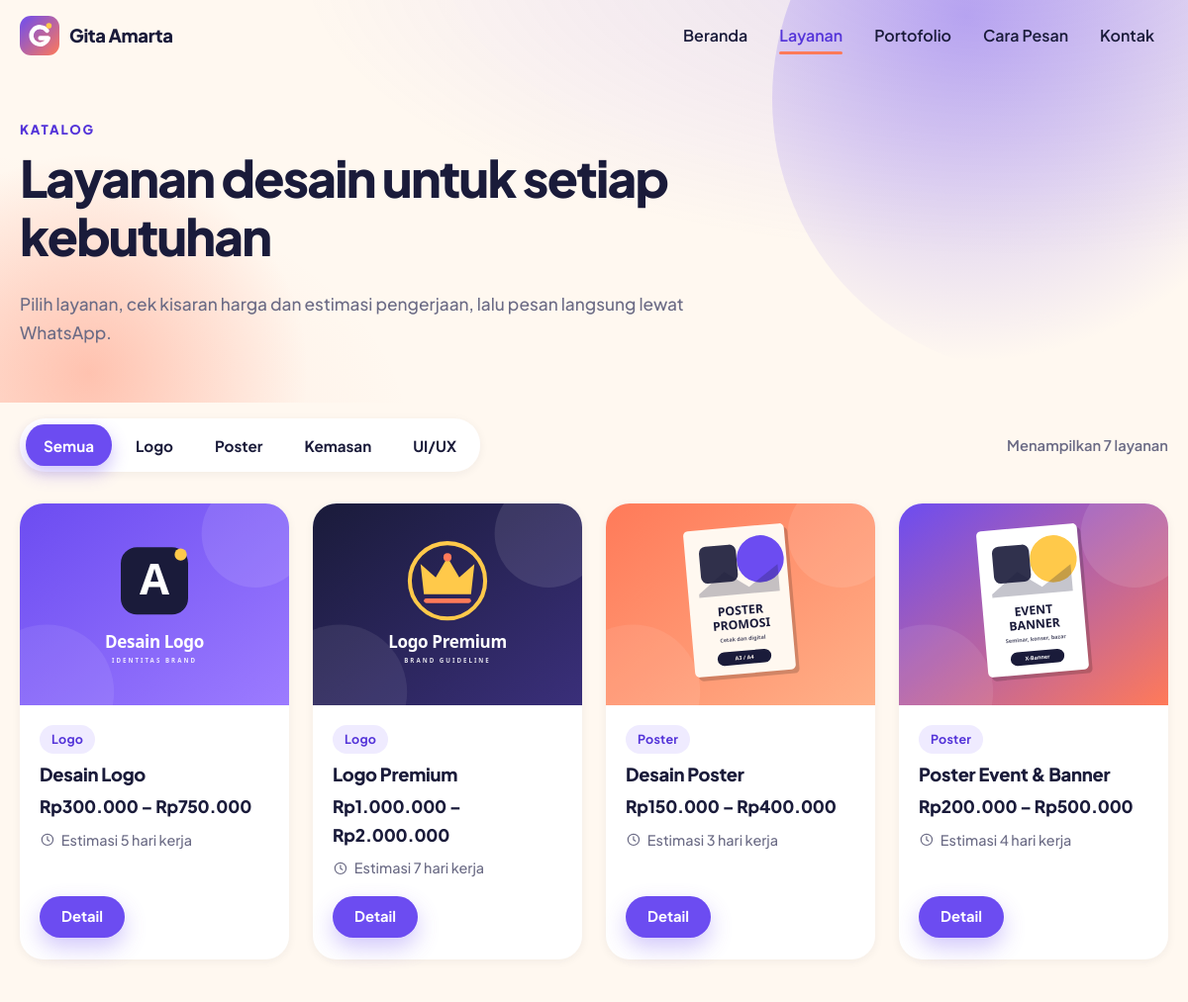
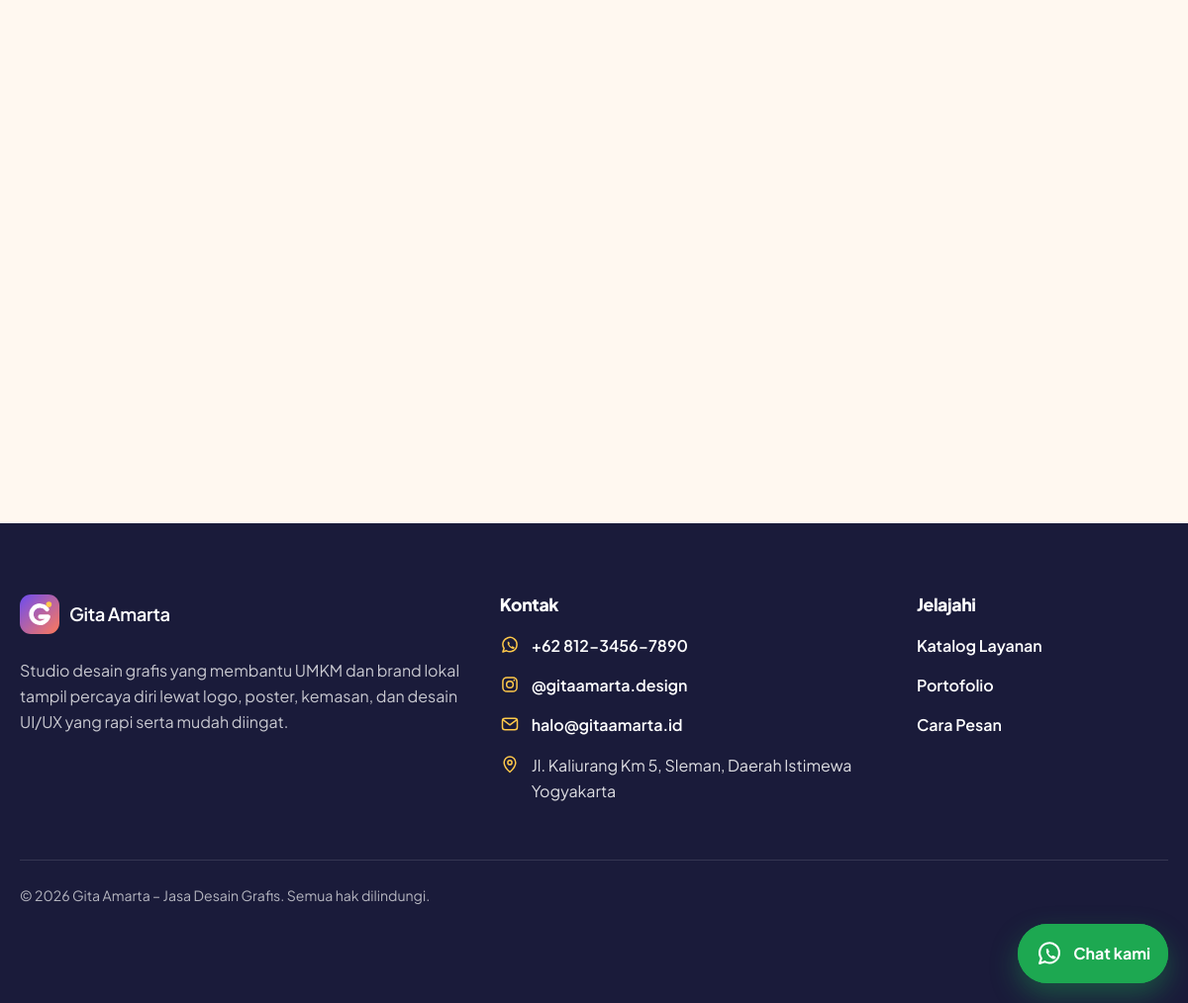
/layanan.php, run on the app's committed database (2 pictures, top to bottom).
### tables this page shows
CREATE TABLE profil_usaha (
  id_profil   INT UNSIGNED NOT NULL AUTO_INCREMENT,
  nama_usaha  VARCHAR(100) NOT NULL,
  deskripsi   TEXT         NULL,
  no_whatsapp VARCHAR(20)  NOT NULL COMMENT 'Format internasional tanpa +, contoh 6281234567890',
  email       VARCHAR(100) NULL,
  instagram   VARCHAR(100) NULL COMMENT 'Username tanpa @',
  alamat      TEXT         NULL,
  PRIMARY KEY (id_profil)
);

CREATE TABLE kategori (
  id_kategori   INT UNSIGNED NOT NULL AUTO_INCREMENT,
  nama_kategori VARCHAR(50)  NOT NULL,
  deskripsi     TEXT         NULL,
  PRIMARY KEY (id_kategori)
);

CREATE TABLE layanan (
  id_layanan    INT UNSIGNED NOT NULL AUTO_INCREMENT,
  id_kategori   INT UNSIGNED NOT NULL,
  nama_layanan  VARCHAR(100) NOT NULL,
  deskripsi     TEXT         NULL,
  harga_min     INT          NOT NULL DEFAULT 0,
  harga_max     INT          NOT NULL DEFAULT 0,
  estimasi_hari INT          NOT NULL DEFAULT 1,
  gambar        VARCHAR(255) NULL,
  status        ENUM('aktif','nonaktif') NOT NULL DEFAULT 'aktif',
  PRIMARY KEY (id_layanan),
  KEY idx_layanan_kategori (id_kategori),
  KEY idx_layanan_status (status),
  CONSTRAINT fk_layanan_kategori
    FOREIGN KEY (id_kategori) REFERENCES kategori (id_kategori)
    ON UPDATE CASCADE ON DELETE RESTRICT
);

### layanan.php (the view, shortened to what the rows shown need)
<?php
require_once __DIR__ . '/includes/functions.php';
$daftarKategori = getSemuaKategori();
$daftarLayanan  = getLayananAktif();
$idKategoriAktif = ambilIdDariUrl('kategori');
require __DIR__ . '/includes/header.php';
?>
<section class="page-hero">
    <div class="container">
        <h1 class="page-title hero-anim" style="--d: 80ms">Layanan desain untuk setiap kebutuhan</h1>
    </div>
</section>
<section class="section section--compact">
    <div class="container">
        <div class="filter-bar">
            <nav class="filter" aria-label="Filter kategori layanan" data-filter-group="daftar-layanan">
                <a class="chip<?= $idKategoriAktif === null ? ' is-active' : '' ?>" href="layanan.php"
                   data-filter="semua"<?= $idKategoriAktif === null ? ' aria-current="true"' : '' ?>>Semua</a>
                <?php foreach ($daftarKategori as $kategori): ?>
                    <?php $aktif = (int) $kategori['id_kategori'] === $idKategoriAktif; ?>
                    <a class="chip<?= $aktif ? ' is-active' : '' ?>"
                       href="layanan.php?kategori=<?= e($kategori['id_kategori']) ?>"
                       data-filter="<?= e($kategori['id_kategori']) ?>"<?= $aktif ? ' aria-current="true"' : '' ?>>
                        <?= e($kategori['nama_kategori']) ?>
                    </a>
                <?php endforeach; ?>
            </nav>
        </div>
        <div class="card-grid" id="daftar-layanan">
            <?php foreach ($daftarLayanan as $layanan): ?>
                <?php $cocok = $idKategoriAktif === null || (int) $layanan['id_kategori'] === $idKategoriAktif; ?>
                <article class="card reveal" data-kategori="<?= e($layanan['id_kategori']) ?>"<?= $cocok ? '' : ' hidden' ?>>
                    <div class="card-media">
                        <img src="<?= e(urlGambar($layanan['gambar'])) ?>" alt="<?= e($layanan['nama_layanan']) ?>"
                             width="800" height="600" loading="lazy">
                    </div>
                    <div class="card-body">
                        <span class="tag"><?= e($layanan['nama_kategori']) ?></span>
                        <h2 class="card-title">
                            <a href="detail.php?id=<?= e($layanan['id_layanan']) ?>"><?= e($layanan['nama_layanan']) ?></a>
                        </h2>
                        <p class="price"><?= e(formatKisaranHarga((int) $layanan['harga_min'], (int) $layanan['harga_max'])) ?></p>
                        <p class="card-meta"><?= ikon('jam') ?> Estimasi <?= e($layanan['estimasi_hari']) ?> hari kerja</p>
                        <a class="btn btn-primary btn-sm card-action" href="detail.php?id=<?= e($layanan['id_layanan']) ?>"
                           aria-label="Detail <?= e($layanan['nama_layanan']) ?>">Detail</a>
                    </div>
                </article>
            <?php endforeach; ?>
        </div>
    </div>
</section>
<?php require __DIR__ . '/includes/footer.php'; ?>

### includes/header.php (shortened to what the rows shown need)
<?php
require_once __DIR__ . '/functions.php';
$profil           = getProfilUsaha();
$tampilan         = getTampilan();
?>
<!doctype html>
<html lang="id">
<head>
    <link rel="stylesheet" href="<?= e(urlAset('assets/css/style.css')) ?>">
</head>
<body>
<header class="site-header" data-header>
    <div class="container nav-bar">
        <a class="brand" href="index.php" aria-label="<?= e($profil['nama_usaha']) ?> – ke beranda">
            <img src="<?= e(urlLogo()) ?>" width="40" height="40" alt="">
            <span><?= e($profil['nama_usaha']) ?></span>
        </a>
    </div>
</header>
<main id="konten">

### includes/functions.php (shortened to what the rows shown need)
<?php
require_once __DIR__ . '/../config/database.php';
function e(mixed $nilai): string
{
    return htmlspecialchars((string) $nilai, ENT_QUOTES | ENT_SUBSTITUTE, 'UTF-8');
}
function formatRupiah(int $angka): string
{
    return 'Rp' . number_format($angka, 0, ',', '.');
}
function formatKisaranHarga(int $min, int $max): string
{
    return formatRupiah($min) . ' – ' . formatRupiah($max);
}
function urlAset(string $path, string $folderHalaman = __DIR__ . '/..'): string
{
    $file = $folderHalaman . '/' . $path;
    return $path . '?v=' . (is_file($file) ? filemtime($file) : 0);
}
function urlGambar(?string $namaFile): string
{
    $namaFile = basename((string) $namaFile);
    return 'assets/img/' . rawurlencode($namaFile);
}
function linkWhatsApp(string $nomor, string $pesan = ''): string
{
    $nomor = preg_replace('/\D/', '', $nomor);
    $url   = 'https://wa.me/' . $nomor;
    if ($pesan !== '') {
        $url .= '?text=' . rawurlencode($pesan);
    }
    return $url;
}
function formatNomorTampil(string $nomor): string
{
    $nomor = preg_replace('/\D/', '', $nomor);
    $sisa = substr($nomor, 2);
    return '+62 ' . substr($sisa, 0, 3) . '-' . substr($sisa, 3, 4) . '-' . substr($sisa, 7);
}
function ambilIdDariUrl(string $nama): ?int
{
    $nilai = filter_input(INPUT_GET, $nama, FILTER_VALIDATE_INT, ['options' => ['min_range' => 1]]);
    return is_int($nilai) ? $nilai : null;
}
function ikon(string $nama): string
{
    $path = [
        'whatsapp' => '<path d="M20.5 11.6a8.5 8.5 0 0 1-12.6 7.4L3.5 20.5l1.5-4.3a8.5 8.5 0 1 1 15.5-4.6z"/><path d="M9 8.6c.2-.5.5-.6.9-.6h.6c.2 0 .4.1.5.4l.8 1.8c.1.2 0 .5-.1.7l-.6.7c.6 1.2 1.6 2.2 2.8 2.8l.7-.6c.2-.2.5-.2.7-.1l1.8.8c.3.1.4.3.4.5v.6c0 .4-.1.7-.6.9-.6.3-1.6.4-2.9-.2a9 9 0 0 1-4.2-4.2c-.6-1.3-.5-2.3-.2-2.9z" fill="currentColor" stroke="none"/>',
        'instagram' => '<rect x="3.5" y="3.5" width="17" height="17" rx="5"/><circle cx="12" cy="12" r="4"/><circle cx="17.2" cy="6.8" r="1" fill="currentColor" stroke="none"/>',
        'email'     => '<rect x="3" y="5" width="18" height="14" rx="3"/><path d="m4 7 8 6 8-6"/>',
        'lokasi'    => '<path d="M12 21s-7-6.2-7-11.5a7 7 0 0 1 14 0C19 14.8 12 21 12 21z"/><circle cx="12" cy="9.5" r="2.5"/>',
        'jam'       => '<circle cx="12" cy="12" r="8.5"/><path d="M12 7.5V12l3 2"/>',
        'tag'       => '<path d="M3.5 12.6V4.5a1 1 0 0 1 1-1h8.1l7.9 7.9a1.5 1.5 0 0 1 0 2.1l-6 6a1.5 1.5 0 0 1-2.1 0z"/><circle cx="8.5" cy="8.5" r="1.5"/>',
        'panah'     => '<path d="M5 12h14M13 6l6 6-6 6"/>',
        'klip'      => '<path d="m20 11.5-8.2 8.2a5 5 0 0 1-7-7l8.5-8.5a3.3 3.3 0 0 1 4.7 4.7l-8.5 8.5a1.7 1.7 0 0 1-2.4-2.4l7.8-7.8"/>',
        'peringatan'=> '<circle cx="12" cy="12" r="9"/><path d="M12 7.5v5.5"/><circle cx="12" cy="16.3" r="1" fill="currentColor" stroke="none"/>',
        'perbesar'  => '<circle cx="11" cy="11" r="6.5"/><path d="m20 20-4.4-4.4M11 8.5v5M8.5 11h5"/>',
    ][$nama] ?? '';
    return '<svg class="icon" viewBox="0 0 24 24" width="24" height="24" fill="none" stroke="currentColor" '
        . 'stroke-width="1.8" stroke-linecap="round" stroke-linejoin="round" aria-hidden="true" focusable="false">'
        . $path . '</svg>';
}
function getProfilUsaha(): array
{
    static $profil = null;
    if ($profil === null) {
        $stmt = getKoneksi()->prepare(
            'SELECT id_profil, nama_usaha, deskripsi, no_whatsapp, email, instagram, alamat
             FROM profil_usaha
             ORDER BY id_profil ASC
             LIMIT 1'
        );
        $stmt->execute();
        $profil = $stmt->fetch() ?: [
            'id_profil'   => 0,
            'nama_usaha'  => 'Gita Amarta',
            'deskripsi'   => 'Jasa desain grafis.',
            'no_whatsapp' => '',
            'email'       => '',
            'instagram'   => '',
            'alamat'      => '',
        ];
    }
    return $profil;
}
function getSemuaKategori(): array
{
    $stmt = getKoneksi()->prepare(
        'SELECT id_kategori, nama_kategori, deskripsi
         FROM kategori
         ORDER BY id_kategori ASC'
    );
    $stmt->execute();
    return $stmt->fetchAll();
}
function getLayananAktif(?int $idKategori = null): array
{
    $sql = "SELECT l.id_layanan, l.id_kategori, l.nama_layanan, l.deskripsi,
                   l.harga_min, l.harga_max, l.estimasi_hari, l.gambar,
                   k.nama_kategori
            FROM layanan l
            JOIN kategori k ON k.id_kategori = l.id_kategori
            WHERE l.status = 'aktif'";
    $parameter = [];
    $sql .= ' ORDER BY l.id_kategori ASC, l.id_layanan ASC';
    $stmt = getKoneksi()->prepare($sql);
    $stmt->execute($parameter);
    return $stmt->fetchAll();
}
function daftarTema(): array
{
    return [
        'ungu-koral' => [
            'nama' => 'Ungu Koral (bawaan)',
            'warna_utama' => '#6C4CF1', 'warna_aksen' => '#FF7A59', 'warna_sorot' => '#FFC94A',
            'warna_latar' => '#FFF8F0', 'warna_teks' => '#1A1B3A',
        ],
        'biru-laut' => [
            'nama' => 'Biru Laut',
            'warna_utama' => '#2457D6', 'warna_aksen' => '#FF8A3D', 'warna_sorot' => '#FFD43B',
            'warna_latar' => '#F4F7FF', 'warna_teks' => '#0E1A3A',
        ],
        'hijau-toska' => [
            'nama' => 'Hijau Toska',
            'warna_utama' => '#0F766E', 'warna_aksen' => '#F59E0B', 'warna_sorot' => '#FDE047',
            'warna_latar' => '#F2FAF7', 'warna_teks' => '#0B2A26',
        ],
        'terakota' => [
            'nama' => 'Terakota',
            'warna_utama' => '#B23A2B', 'warna_aksen' => '#2A9D8F', 'warna_sorot' => '#F4C95D',
            'warna_latar' => '#FFF5EF', 'warna_teks' => '#2A1714',
        ],
        'monokrom' => [
            'nama' => 'Monokrom',
            'warna_utama' => '#26262B', 'warna_aksen' => '#FF5A36', 'warna_sorot' => '#FFD23F',
            'warna_latar' => '#FAFAF7', 'warna_teks' => '#151518',
        ],
    ];
}
function getTampilan(): array
{
    static $tampilan = null;
    if ($tampilan === null) {
        $stmt = getKoneksi()->prepare(
            'SELECT id_tampilan, tema, warna_utama, warna_aksen, warna_sorot, warna_latar, warna_teks, logo
             FROM tampilan
             ORDER BY id_tampilan ASC
             LIMIT 1'
        );
        $stmt->execute();
        $tampilan = $stmt->fetch()
            ?: ['id_tampilan' => 0, 'tema' => 'ungu-koral', 'logo' => null] + daftarTema()['ungu-koral'];
    }
    return $tampilan;
}
function urlLogo(): string
{
    $logo = basename((string) (getTampilan()['logo'] ?? ''));
    return 'assets/img/' . LOGO_BAWAAN;
}

### includes/footer.php (shortened to what the rows shown need)
<?php
$instagram   = ltrim((string) $profil['instagram'], '@');
$pesanSapaan = 'Halo ' . $profil['nama_usaha'] . ', saya ingin bertanya tentang jasa desain.';
$linkWaUmum  = linkWhatsApp((string) $profil['no_whatsapp'], $pesanSapaan);
?>
</main>
<footer class="site-footer" id="kontak">
    <div class="container footer-grid">
        <div class="footer-brand">
            <a class="brand brand--light" href="index.php">
                <img src="<?= e(urlLogo()) ?>" width="40" height="40" alt="">
                <span><?= e($profil['nama_usaha']) ?></span>
            </a>
            <p><?= e($profil['deskripsi']) ?></p>
        </div>
        <div>
            <h2 class="footer-title">Kontak</h2>
            <ul class="contact-list">
                <?php if ($profil['no_whatsapp'] !== ''): ?>
                    <li>
                        <?= ikon('whatsapp') ?>
                        <a href="<?= e($linkWaUmum) ?>" target="_blank" rel="noopener">
                            <?= e(formatNomorTampil((string) $profil['no_whatsapp'])) ?>
                        </a>
                    </li>
                <?php endif; ?>
                <?php if ($instagram !== ''): ?>
                    <li>
                        <?= ikon('instagram') ?>
                        <a href="https://www.instagram.com/<?= e(rawurlencode($instagram)) ?>/" target="_blank" rel="noopener">
                            @<?= e($instagram) ?>
                        </a>
                    </li>
                <?php endif; ?>
                <?php if ($profil['email'] !== ''): ?>
                    <li>
                        <?= ikon('email') ?>
                        <a href="mailto:<?= e($profil['email']) ?>"><?= e($profil['email']) ?></a>
                    </li>
                <?php endif; ?>
                <?php if ($profil['alamat'] !== ''): ?>
                    <li>
                        <?= ikon('lokasi') ?>
                        <span><?= e($profil['alamat']) ?></span>
                    </li>
                <?php endif; ?>
            </ul>
        </div>
        <div>
            <h2 class="footer-title">Jelajahi</h2>
        </div>
    </div>
    <div class="container footer-bottom">
        <p>&copy; <?= date('Y') ?> <?= e($profil['nama_usaha']) ?> – Jasa Desain Grafis. Semua hak dilindungi.</p>
    </div>
</footer>
</body>
</html>

### data on the page
profil_usaha: nama_usaha "Gita Amarta", deskripsi "Studio desain grafis yang membantu UMKM dan brand lokal tampil percaya diri lewat logo, poster, kemasan, dan desain UI/UX yang rapi serta mudah diingat.", no_whatsapp "+62 812-3456-7890", instagram "gitaamarta.design", email "halo@gitaamarta.id", alamat "Jl. Kaliurang Km 5, Sleman, Daerah Istimewa Yogyakarta"
kategori: nama_kategori "Logo"
kategori: nama_kategori "Poster"
kategori: nama_kategori "Kemasan"
kategori: nama_kategori "UI/UX"
layanan: gambar (picture), id_kategori.nama_kategori "Logo", nama_layanan "Desain Logo", harga_min+harga_max "Rp300.000 – Rp750.000", estimasi_hari "5"
layanan: gambar (picture), id_kategori.nama_kategori "Logo", nama_layanan "Logo Premium", harga_min+harga_max "Rp1.000.000 – Rp2.000.000", estimasi_hari "7"
layanan: gambar (picture), id_kategori.nama_kategori "Poster", nama_layanan "Desain Poster", harga_min+harga_max "Rp150.000 – Rp400.000", estimasi_hari "3"
layanan: gambar (picture), id_kategori.nama_kategori "Poster", nama_layanan "Poster Event & Banner", harga_min+harga_max "Rp200.000 – Rp500.000", estimasi_hari "4"

### other printed values
$item['label'] "Beranda"
$item['label'] "Layanan"
$item['label'] "Portofolio"
$item['label'] "Cara Pesan"
$item['label'] "Kontak"
$jumlahTampil "7"
